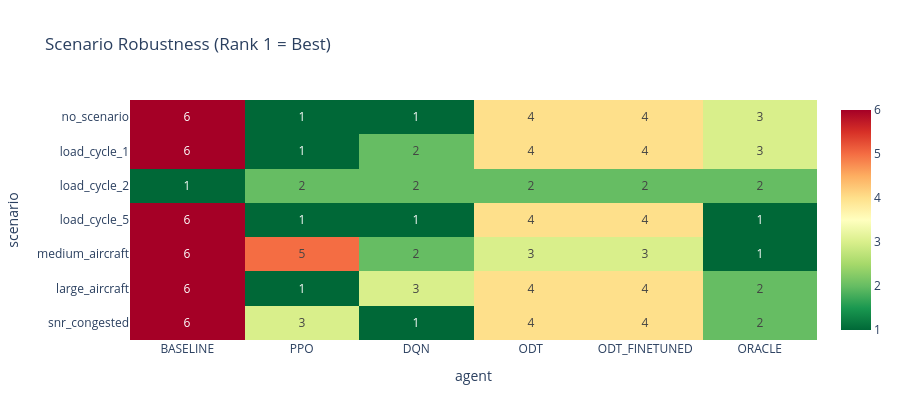

Source (notebook cell):
### Markdown cell above
## 2) Scenario Robustness Heatmap (Composite Rank)

### Code cell
rank_df = m.copy()
rank_df['rank_in_scenario'] = rank_df.groupby('scenario')['composite_score'].rank(ascending=False, method='min')
pivot_rank = rank_df.pivot(index='scenario', columns='agent', values='rank_in_scenario')
pivot_rank = pivot_rank.reindex(index=SCENARIOS, columns=[a for a in AGENTS if a in pivot_rank.columns])

fig = px.imshow(
    pivot_rank,
    text_auto='.0f',
    aspect='auto',
    color_continuous_scale='RdYlGn_r',
    title='Scenario Robustness (Rank 1 = Best)'
)
fig.update_layout(height=420)
fig.show()

### Figure 1 — Plotly figure (JSON) as saved in the notebook; plotly's stock layout.template omitted (floating-point values rounded to 4 significant figures)
{"data": [{"coloraxis": "coloraxis", "hovertemplate": "agent: %{x}<br>scenario: %{y}<br>color: %{z}<extra></extra>", "name": "0", "texttemplate": "%{z:.0f}", "type": "heatmap", "x": ["BASELINE", "PPO", "DQN", "ODT", "ODT_FINETUNED", "ORACLE"], "xaxis": "x", "y": ["no_scenario", "load_cycle_1", "load_cycle_2", "load_cycle_5", "medium_aircraft", "large_aircraft", "snr_congested"], "yaxis": "y", "z": [[6.0, 1.0, 1.0, 4.0, 4.0, 3.0], [6.0, 1.0, 2.0, 4.0, 4.0, 3.0], [1.0, 2.0, 2.0, 2.0, 2.0, 2.0], [6.0, 1.0, 1.0, 4.0, 4.0, 1.0], [6.0, 5.0, 2.0, 3.0, 3.0, 1.0], [6.0, 1.0, 3.0, 4.0, 4.0, 2.0], [6.0, 3.0, 1.0, 4.0, 4.0, 2.0]]}], "layout": {"coloraxis": {"colorscale": [[0, "rgb(0,104,55)"], [0.1, "rgb(26,152,80)"], [0.2, "rgb(102,189,99)"], [0.3, "rgb(166,217,106)"], [0.4, "rgb(217,239,139)"], [0.5, "rgb(255,255,191)"], [0.6, "rgb(254,224,139)"], [0.7, "rgb(253,174,97)"], [0.8, "rgb(244,109,67)"], [0.9, "rgb(215,48,39)"], [1, "rgb(165,0,38)"]]}, "height": 420, "title": {"text": "Scenario Robustness (Rank 1 = Best)"}, "xaxis": {"anchor": "y", "domain": [0, 1], "title": {"text": "agent"}}, "yaxis": {"anchor": "x", "autorange": "reversed", "domain": [0, 1], "title": {"text": "scenario"}}}}
